Frame 1 (no input): blank canvas, image omitted
Frame 60 (the mouse pressed at the canvas centre just before this capture): blank canvas, image omitted
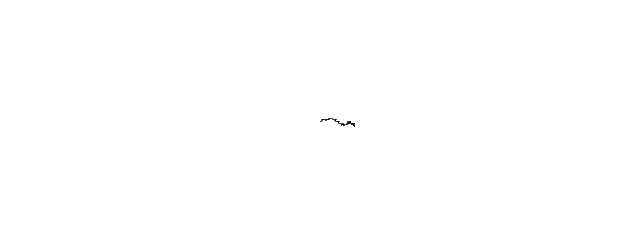
Frame 120 (the mouse held since frame 60 and released just before this capture)

The Processing sketch whose frames 1 and 60 were blank and that drew this single picture after the mouse press (run headless with seeded random() and noise(); from frame 60 on, the mouse is pressed at the canvas centre):

// Processing sketch: example_0_3_random_walk_tends_to_right
// ── example_0_3_random_walk_tends_to_right.pde
// The Nature of Code
// Daniel Shiffman
// http://natureofcode.com

Walker walker;

void setup() {
  size(640, 240);
  // Creating the Walker object!
  walker = new Walker();
  background(255);
}

void draw() {
  walker.step();
  walker.show();
}

class Walker {
  float x, y;
  
  Walker() {
    this.x = width / 2;
    this.y = height / 2;
  }

  void show() {
    stroke(0);
    point(this.x, this.y);
  }

  void step() {
    float r = random(1);
    // A 40% of moving to the right!
    if (r < 0.4) {
      this.x++;
    } else if (r < 0.6) {
      this.x--;
    } else if (r < 0.8) {
      this.y++;
    } else {
      this.y--;
    }
    this.x = constrain(this.x, 0, width - 1);
    this.y = constrain(this.y, 0, height - 1);
  }
}
